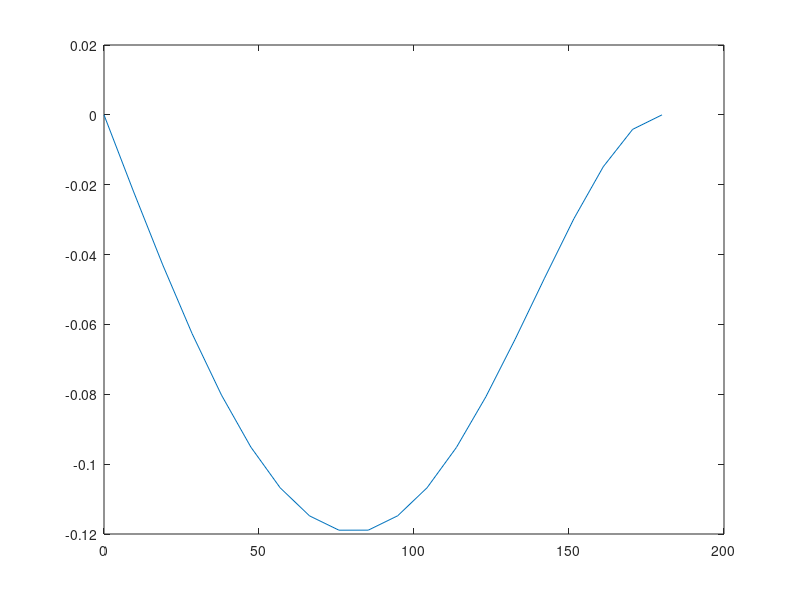

The MATLAB source for this figure:
% Title: Solution to Exercise 1
% Name: Yuhang Liang
% Andrew ID: yuhangl

% The following is my solution to Exercise 1
% variables for lab exercise 1
w0=1000;
length=180; % beam length in inches
elasticity=29e6; % elasticity in lb/in^2
inertia=723; % intertial in in^4

% according the question give, we can define a K to simplify the
% coefficients
K = w0/(120*elasticity*inertia*length); % coefficient of the polynomia

y = [-K, 0, K*2*length^2, 0, -K*length^4, 0]; % the present equation

% plot the equation
x = linspace(0, 180, 20); % creates a vector of 20 values
deflection = polyval(y, x); % creates a vector of 20 values of y 
                            % corresponding to the twenty values of x
plot(x, deflection);